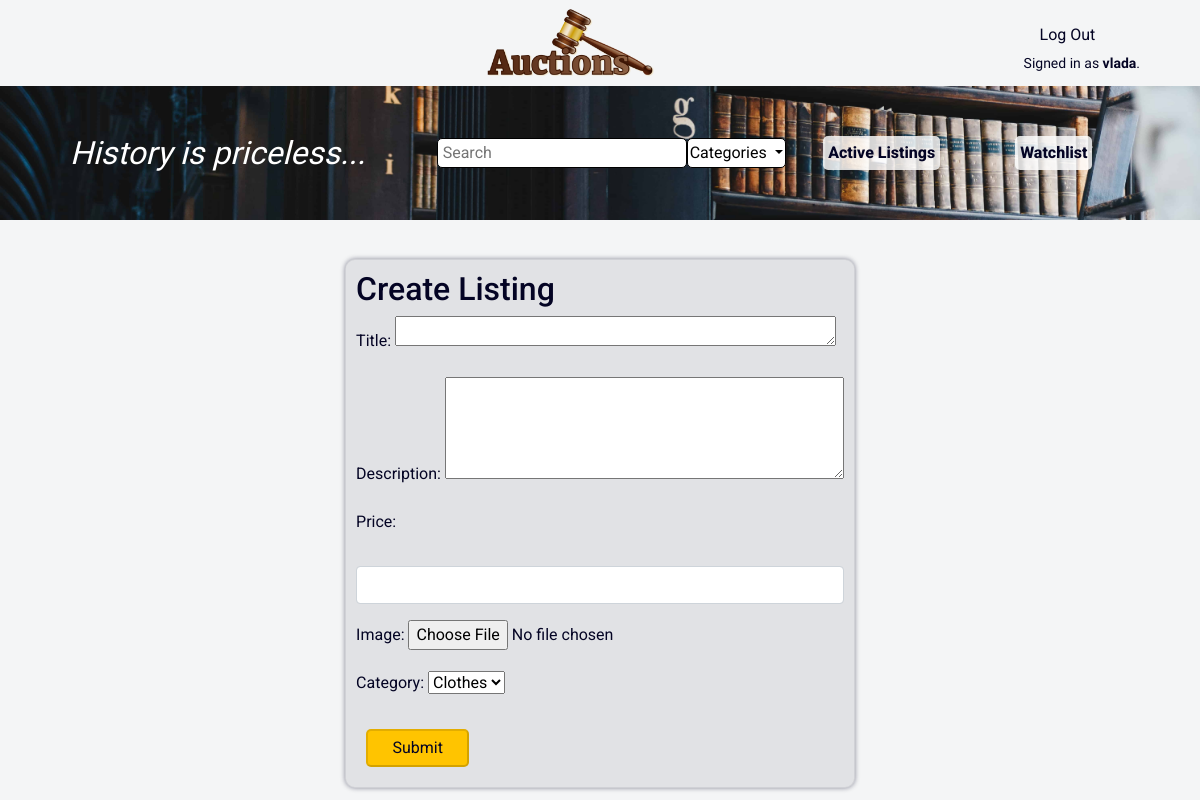
Page /create (signed in) on the earlier database version.
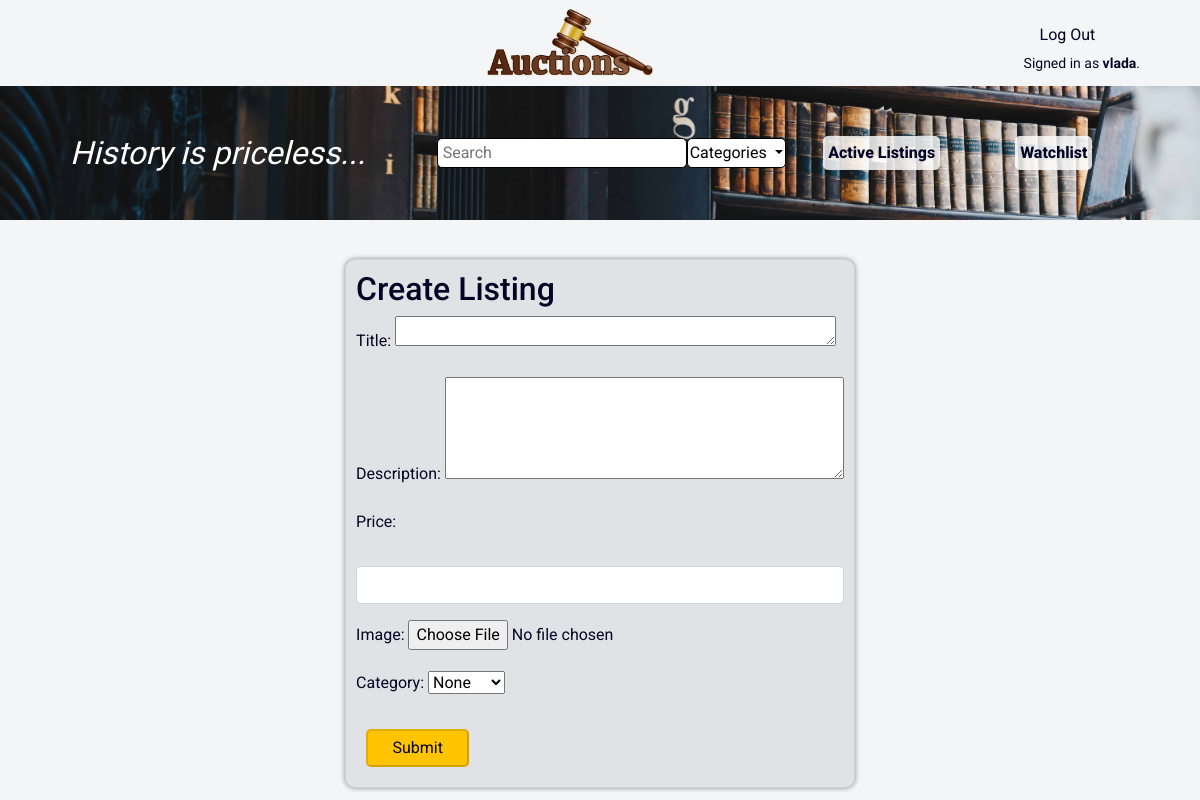
Same page on the later database version.
### auctions/models.py (models this page shows)
class Category(models.Model):
    category = models.CharField(max_length=64)
    def __str__(self):
        return self.category

### auctions/views.py (the view, shortened to what this page needs)
# urls.py: path("create", views.create, name="create"),
@login_required(login_url='/login')
def create(request):
    return render(request, "auctions/create.html", {
            'form': CreateListing(),
            "categories": Category.objects.all()
        })

### auctions/forms.py
class CreateListing(ModelForm):
    class Meta:
        model = Listing
        fields = ['title', 'description', 'price', 'image', 'category']
        widgets = {
            'title': Textarea(attrs={'cols': 50, 'rows': 1}),
            'description': Textarea(attrs={'cols': 45, 'rows': 4}),
            'price': NumberInput(attrs={"class": "form-control mt-4"})
        }

### auctions/templates/auctions/create.html (shortened to what this page needs)
{% extends "auctions/layout.html" %}
{% block body %}
<div class="background">
  <div class="margin flex">
      <div class="flex1">
          <div class="history">History is priceless...</div>
      </div>
      <div class="flex flex2">
          <form action="{% url 'search' %}">
              <input class="search" type="text" name="q" placeholder="Search">
          </form>
          <div class="dropdown">
              <button class="categories dropdown-toggle" type="button" id="dropdownMenuButton" data-toggle="dropdown" aria-haspopup="true" aria-expanded="false">
                  Categories
              </button>
          </div>
          <a class="flex-item" href="{% url 'index' %}">Active Listings</a>
          <a class="flex-item" href="{% url 'watchlist' %}">Watchlist</a>
      </div>
  </div>
</div>
<div class="margin margin-top flex">
    <div class="flex-item item">
        <h2>Create Listing</h2>
        <form action="{% url 'create' %}" enctype='multipart/form-data' method="POST">
            {{ form.as_p }}
            <input class="button add" type="submit" value="Submit">
        </form>
    </div>
</div>
{% endblock %}

Differences in the rows shown:
changed Category: category "Clothes" → "None"
